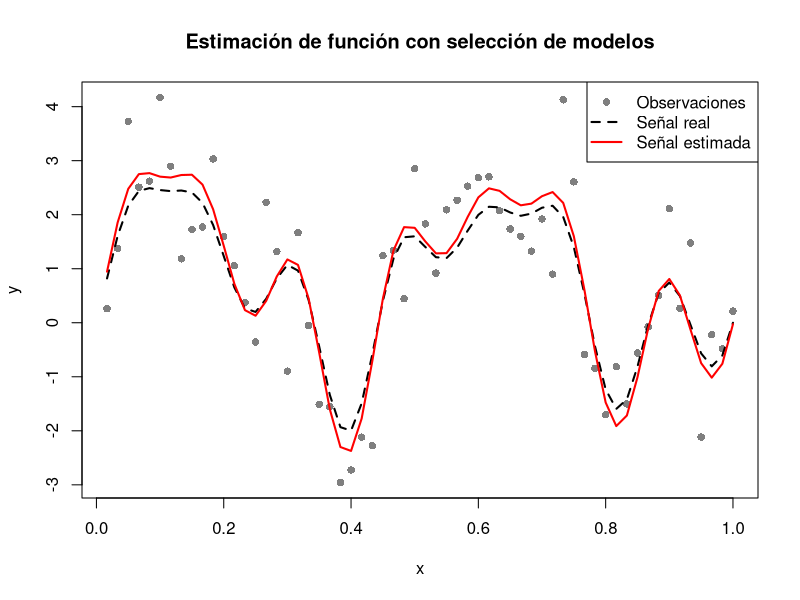

The R script that drew this image:
# --------------------------------------------------
# 1. Construcción de la base seno-coseno
# --------------------------------------------------
# Para p = 1 + 2*K, donde:
# - varphi_1(x) = 1
# - varphi_{2k}(x)   = cos(2 pi k x)   para k = 1..K
# - varphi_{2k+1}(x) = sin(2 pi k x)   para k = 1..K
build_design_matrix <- function(x, K = 25) {
  n <- length(x)
  p <- 1 + 2*K        # cantidad total de funciones base
  Phi <- matrix(0, nrow = n, ncol = p)
  
  # varphi_1(x) = 1
  Phi[, 1] <- 1
  
  # Rellenar cosenos y senos
  for (k in 1:K) {
    Phi[, 2*k]   <- cos(2*pi*k*x)
    Phi[, 2*k+1] <- sin(2*pi*k*x)
  }
  Phi
}

# --------------------------------------------------
# 2. Definición de la "verdadera" señal (desconocida)
# --------------------------------------------------
# Puedes ajustar la combinación de senos y cosenos a tu gusto.
ftrue <- function(x) {
  # Un ejemplo de señal "ondulatoria" simple:
  # - 2 senos importantes y 1 cos, para ilustrar
  0.8 + 1.5*sin(2*pi*2*x) - 0.8*cos(2*pi*5*x) + 0.6*sin(2*pi*7*x) 
}

c0 <- 0.5
c_cos <- rep(0.5, 25)
c_sin <- rep(-0.4, 25)

ftrue1 <- function(x) {
  # La función se define como:
  # f(x) = c0 + sum_{k=1}^{25} [ c_cos[k]*cos(2*pi*k*x) + c_sin[k]*sin(2*pi*k*x) ]
  s <- c0
  for(k in 1:25){
    s <- s + c_cos[k]*cos(2*pi*k*x) + c_sin[k]*sin(2*pi*k*x)
  }
  return(s)
}

# --------------------------------------------------
# 3. Generación de datos
# --------------------------------------------------
set.seed(123)  # para reproducibilidad
n <- 60
x <- seq(1, n)/n   # i/n para i=1..n, es decir, x en [1/60, 60/60]
sigma <- 1        # desviación estándar del ruido
# Observaciones ruidosas
Y <- ftrue(x) + rnorm(n, mean = 0, sd = sigma)

# Construimos la matriz X para el modelo lineal
Kmax <- 25
X <- build_design_matrix(x, K = Kmax)
p <- ncol(X)  # p = 1 + 2*Kmax

# --------------------------------------------------
# 4. Implementación del criterio (2.9) y algoritmo backward-forward
# --------------------------------------------------
#   criterio(m) = ||Y - f_m||^2 + sigma^2 * pen(m)
#   pen(m) = K * ( sqrt(dm) + sqrt(2 * log(1/pi_m)) )^2
#   pi_m = (1 + 1/p)^(-p) * p^(-|m|)
#   donde f_m es la proyección de Y sobre S_m
#
# Aquí definimos la función 'backward_forward' y su helper.

backward_forward <- function(X, Y, sigma, K_pen = 1.1, max_iter = 100) {
  n <- length(Y)
  p <- ncol(X)
  
  # Función que evalúa el criterio en un subconjunto m (vector de índices)
  criterio <- function(m) {
    dm <- length(m)
    # pi_m = (1 + 1/p)^(-p) * p^(-dm)
    pi_m <- (1 + 1/p)^(-p) * p^(-dm)
    pen_m <- K_pen * ( sqrt(dm) + sqrt(2* log(1/pi_m)) )^2
    
    if (dm == 0) {
      fitted_vals <- rep(0, n)
    } else {
      X_sub <- X[, m, drop = FALSE]
      # Ajuste sin intercepto porque la base ya incluye la constante
      cf <- lm.fit(x = X_sub, y = Y)$coefficients
      fitted_vals <- X_sub %*% cf
    }
    rss <- sum((Y - fitted_vals)^2)
    return(rss + sigma^2 * pen_m)
  }
  
  # Empezamos con el modelo nulo
  m_actual <- integer(0)
  crit_actual <- criterio(m_actual)
  iter <- 0
  mejora <- TRUE
  
  while (mejora && iter < max_iter) {
    mejora <- FALSE
    iter <- iter + 1
    
    # Paso hacia adelante: buscar variable que más mejore el criterio
    candidatos_agregar <- setdiff(seq_len(p), m_actual)
    mejor_crit_agrega <- crit_actual
    var_a_agregar <- NA
    for (j in candidatos_agregar) {
      m_temp <- sort(c(m_actual, j))
      ctemp <- criterio(m_temp)
      if (ctemp < mejor_crit_agrega) {
        mejor_crit_agrega <- ctemp
        var_a_agregar <- j
      }
    }
    
    if (!is.na(var_a_agregar) && mejor_crit_agrega < crit_actual) {
      m_actual <- sort(c(m_actual, var_a_agregar))
      crit_actual <- mejor_crit_agrega
      mejora <- TRUE
    }
    
    # Paso hacia atrás: buscar variable cuya eliminación mejore el criterio
    if (length(m_actual) > 0) {
      candidatos_eliminar <- m_actual
      mejor_crit_elimina <- crit_actual
      var_a_eliminar <- NA
      for (j in candidatos_eliminar) {
        m_temp <- setdiff(m_actual, j)
        ctemp <- criterio(m_temp)
        if (ctemp < mejor_crit_elimina) {
          mejor_crit_elimina <- ctemp
          var_a_eliminar <- j
        }
      }
      if (!is.na(var_a_eliminar) && mejor_crit_elimina < crit_actual) {
        m_actual <- setdiff(m_actual, var_a_eliminar)
        crit_actual <- mejor_crit_elimina
        mejora <- TRUE
      }
    }
  } # fin while
  
  # Ajuste final
  if (length(m_actual) == 0) {
    f_hat <- rep(0, n)
  } else {
    X_sub <- X[, m_actual, drop = FALSE]
    cf <- lm.fit(x = X_sub, y = Y)$coefficients
    f_hat <- X_sub %*% cf
  }
  
  return(list(selected = sort(m_actual),
              fitted = f_hat,
              criterion = crit_actual,
              iterations = iter))
}

# --------------------------------------------------
# 5. Ajuste del modelo y gráfica
# --------------------------------------------------
K_pen <- 1.1  # Ajusta la constante de penalización a tu gusto
res <- backward_forward(X, Y, sigma = sigma, K_pen = K_pen, max_iter = 200)

# Se obtiene la señal estimada
f_hat <- as.vector(res$fitted)

# Graficamos
# - Puntos ruidosos: color gris
# - Señal real: línea discontinua
# - Señal estimada: línea roja
plot(
  x, Y, pch = 16, col = "gray50", 
  main = "Estimación de función con selección de modelos",
  xlab = "x", ylab = "y"
)
lines(x, ftrue(x), lty = 2, lwd = 2)   # señal real (línea discontinua)
lines(x, f_hat, col = "red", lwd = 2) # señal estimada en rojo
legend("topright", legend = c("Observaciones", "Señal real", "Señal estimada"),
       col = c("gray50", "black", "red"), lty = c(NA, 2, 1), pch = c(16, NA, NA),
       pt.cex = c(1, NA, NA), lwd = c(NA, 2, 2))












